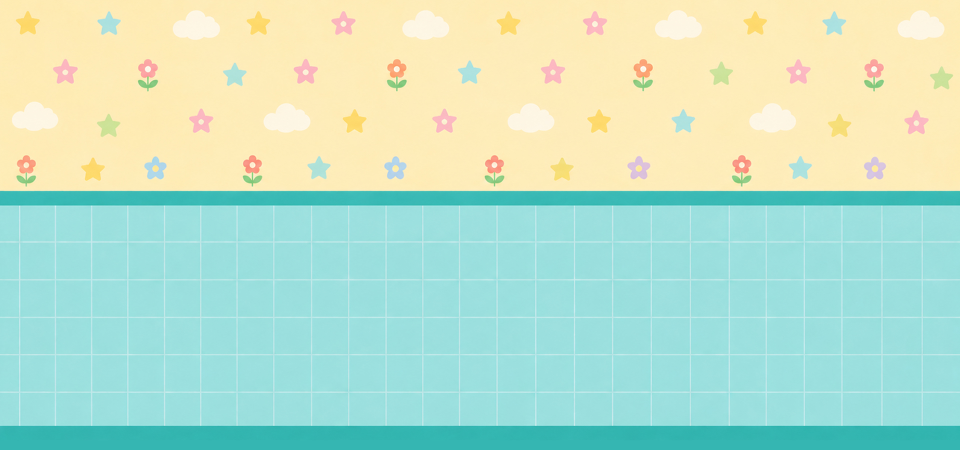
#> input picture Playable Ads/assets/extra/room_bg.jpg, 1920 x 899 px (shown at 1/2 size)
$ python build_assets.py
#> lines starting #> are read from the running program, lines starting #| are printed output that depends on the picture
"""
Avoid The Cold - playable ad asset pipeline.

Reads the ORIGINAL Unity art/audio/level data from ../../Assets and writes compressed,
portrait-ready copies into ../assets plus a manifest (../assets/manifest.json) and the
level layout table (../src/levels.json) used by the HTML5 game.

Run:  python "Playable Ads/tools/build_assets.py"      (needs Pillow with WebP support)

Audio is NOT converted here (no ffmpeg on the build machine) - see tools/transcode.ps1, which
uses the Windows built-in Media Foundation MP3 encoder. Already-converted clips live in
../assets/audio.
"""
import json, os, re, glob, shutil
from PIL import Image

HERE = os.path.dirname(os.path.abspath(__file__))
PA = os.path.dirname(HERE)                       # Playable Ads/
ROOT = os.path.join(os.path.dirname(PA), "Assets")
OUT_IMG = os.path.join(PA, "assets", "img")
REF = os.path.join(PA, "assets", "ref")           # Playschool end-card kit (extracted from the reference playable)
os.makedirs(OUT_IMG, exist_ok=True)

manifest = {}


def src(p):
    return os.path.join(ROOT, p)


def save(key, im, q=78, lossless=False, note=""):
    path = os.path.join(OUT_IMG, key + ".webp")
    if lossless:
        im.save(path, "WEBP", lossless=True, quality=100, method=6)
    else:
        im.save(path, "WEBP", quality=q, method=6, alpha_quality=85)
    manifest[key] = {"file": "img/" + key + ".webp", "w": im.width, "h": im.height, "bytes": os.path.getsize(path), "note": note}


def scaled(p, s, crop=None, rot=0):
    im = Image.open(src(p)).convert("RGBA")
    if crop:
        im = im.crop(crop)
    if rot:
        im = im.rotate(rot, expand=True)
    if s != 1:
        im = im.resize((max(1, round(im.width * s)), max(1, round(im.height * s))), Image.LANCZOS)
    return im


def rgb(im):
    return im.convert("RGB")


# ---------------- environment (Board2D) ----------------
# AD: room background = the supplied 1920x899 art (assets/extra/room_bg.jpg: star/flower/cloud wallpaper over teal tiles),
# rebuilt for portrait from its repeating parts so nothing is stretched. Measured bands (y px):
#   wallpaper 0-380 (motif rows every ~95 px, tiles seamlessly downward) | teal trim 381-411 | tile grid 412-851
#   (grid rows every ~75 px: one 4-row block 484-784 repeats seamlessly) | bottom strip 852-899
_bg = Image.open(os.path.join(PA, "assets", "extra", "room_bg.jpg")).convert("RGB")
#> _bg is the input picture: PIL image 1920x899 RGB; mean R, G, B 188.4, 224.7, 202.7
save("wallband", _bg.crop((0, 0, 1920, 381)), q=74, note="room_bg wallpaper band (tiled upward from the floor line)")
#> in save, `im.save(path, "WEBP", quality=q, method=6, alpha_quality=85)`:
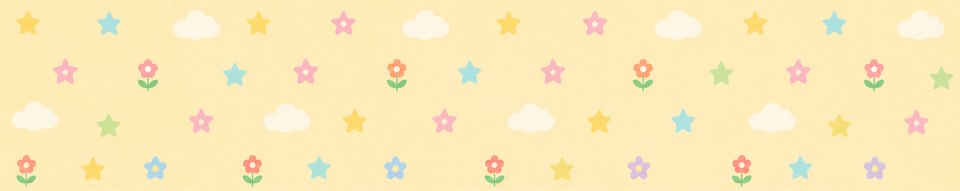
#> saved as wallband.webp: PIL image 1920x381 RGB (shown at 1/2 size); mean R, G, B 251.4, 234.1, 184.6
save("floortop", _bg.crop((0, 381, 1920, 484)), q=78, note="room_bg teal trim + first tile row")
#> call 2 of save, with key = 'floortop', q = 78, lossless = False, note = 'room_bg teal trim + first tile row'
#> in save (call 2), `im.save(path, "WEBP", quality=q, method=6, alpha_quality=85)`:
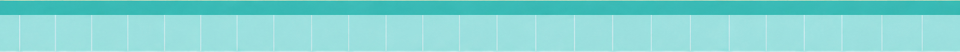
#> saved as floortop.webp: PIL image 1920x103 RGB (shown at 1/2 size); mean R, G, B 130, 213.5, 210.7
save("floorblock", _bg.crop((0, 484, 1920, 784)), q=74, note="room_bg 4-row tile block (repeats downward)")
#> call 3 of save, with key = 'floorblock', q = 74, lossless = False
#> in save (call 3), `im.save(path, "WEBP", quality=q, method=6, alpha_quality=85)`:
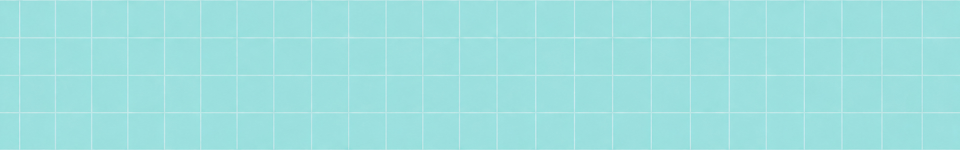
#> saved as floorblock.webp: PIL image 1920x300 RGB (shown at 1/2 size); mean R, G, B 157, 223.7, 222.5
save("frame", scaled("Sprites/NewArt/Environment/Window_3.png", 0.62), q=82, note="WindowFrame, 9-slice L190 T75 R195 B75 (x0.62)")
#> (the run stopped early here; a loop or call above may not have finished)
